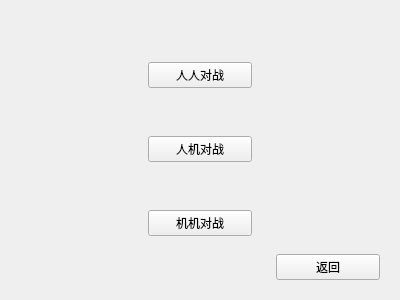
<?xml version="1.0" encoding="UTF-8"?>
<ui version="4.0">
 <class>Pattern</class>
 <widget class="QWidget" name="Pattern">
  <property name="geometry">
   <rect>
    <x>0</x>
    <y>0</y>
    <width>400</width>
    <height>300</height>
   </rect>
  </property>
  <property name="windowTitle">
   <string>Form</string>
  </property>
  <layout class="QGridLayout" name="gridLayout_2">
   <item row="0" column="0">
    <widget class="QWidget" name="widget_2" native="true"/>
   </item>
   <item row="0" column="1">
    <widget class="QWidget" name="widget" native="true">
     <layout class="QVBoxLayout" name="verticalLayout">
      <item>
       <widget class="QPushButton" name="pushButton">
        <property name="text">
         <string>人人对战</string>
        </property>
       </widget>
      </item>
      <item>
       <widget class="QPushButton" name="pushButton_2">
        <property name="text">
         <string>人机对战</string>
        </property>
       </widget>
      </item>
      <item>
       <widget class="QPushButton" name="pushButton_3">
        <property name="text">
         <string>机机对战</string>
        </property>
       </widget>
      </item>
     </layout>
    </widget>
   </item>
   <item row="0" column="2">
    <widget class="QWidget" name="widget_3" native="true">
     <layout class="QVBoxLayout" name="verticalLayout_2">
      <item>
       <widget class="QLabel" name="label">
        <property name="text">
         <string/>
        </property>
       </widget>
      </item>
      <item>
       <widget class="QPushButton" name="pushButton_4">
        <property name="text">
         <string>返回</string>
        </property>
       </widget>
      </item>
     </layout>
    </widget>
   </item>
  </layout>
 </widget>
 <resources/>
 <connections/>
</ui>
